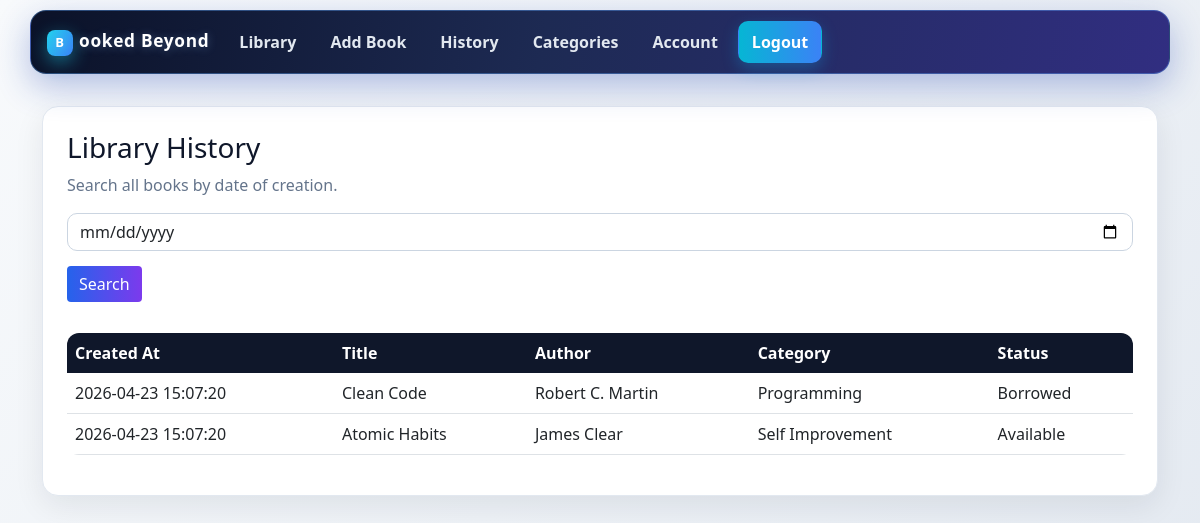
/History.php (signed in), run on the app's committed database.
### tables this page shows
CREATE TABLE `books` (
  `ID` int(11) NOT NULL AUTO_INCREMENT,
  `User_ID` int(11) NOT NULL,
  `Title` varchar(200) NOT NULL,
  `Author` varchar(150) NOT NULL,
  `Category_ID` int(11) NOT NULL,
  `Publish_Year` varchar(20) DEFAULT NULL,
  `Status` enum('Available','Borrowed') NOT NULL DEFAULT 'Available',
  `Description` text DEFAULT NULL,
  `Created_At` datetime NOT NULL DEFAULT current_timestamp(),
  PRIMARY KEY (`ID`),
  KEY `User_ID` (`User_ID`),
  KEY `Category_ID` (`Category_ID`),
  CONSTRAINT `books_user_fk` FOREIGN KEY (`User_ID`) REFERENCES `users` (`ID`) ON DELETE CASCADE,
  CONSTRAINT `books_category_fk` FOREIGN KEY (`Category_ID`) REFERENCES `categories` (`ID`) ON DELETE RESTRICT
);

CREATE TABLE `categories` (
  `ID` int(11) NOT NULL AUTO_INCREMENT,
  `Name` varchar(120) NOT NULL,
  `User_ID` int(11) NOT NULL,
  PRIMARY KEY (`ID`),
  KEY `User_ID` (`User_ID`),
  CONSTRAINT `categories_user_fk` FOREIGN KEY (`User_ID`) REFERENCES `users` (`ID`) ON DELETE CASCADE
);

### History.php (the view, shortened to what this page needs)
<?php
include("ConfigDB.php");
$UserID = (int)$_SESSION["UserID"];
$HistoryQuery = "SELECT books.Title, books.Author, categories.Name AS CategoryName, books.Status, books.Created_At
                 FROM books INNER JOIN categories ON books.Category_ID = categories.ID
                 WHERE books.User_ID = $UserID";
$HistoryQuery .= " ORDER BY books.Created_At DESC";
$HistoryRows = mysqli_query($DB, $HistoryQuery);
?>
<!DOCTYPE html>
<html lang="en">
<head>
</head>
<body>
    <div class="container mt-4">
        <div class="main-card">
        <h3>Library History</h3>
        <p class="soft-text">Search all books by date of creation.</p>
        <form action="" method="POST" class="mb-3">
            <input class="form-control" required type="date" name="WantedDate" id="">
            <button style="margin:15px 0" type="submit" name="SearchBTN" class="btn btn-primary">Search</button>
        </form>
        <table class="table table-hover bg-white">
            <thead>
            <tr>
                <th>Created At</th>
                <th>Title</th>
                <th>Author</th>
                <th>Category</th>
                <th>Status</th>
            </tr>
            </thead>
            <tbody>
            <?php foreach ($HistoryRows as $Row): ?>
                <tr>
                    <td><?php echo htmlspecialchars($Row["Created_At"]); ?></td>
                    <td><?php echo htmlspecialchars($Row["Title"]); ?></td>
                    <td><?php echo htmlspecialchars($Row["Author"]); ?></td>
                    <td><?php echo htmlspecialchars($Row["CategoryName"]); ?></td>
                    <td><?php echo htmlspecialchars($Row["Status"]); ?></td>
                </tr>
            <?php endforeach; ?>
            </tbody>
        </table>
        </div>
    </div>
</body>
</html>

### assets/css/theme.css (style rules this page uses)
:root { --bg: #0b1020; --bg-soft: #1a1f35; --card: #ffffff; --text: #0f172a; --muted: #64748b; --primary: #2563eb; --primary-2: #7c3aed; }
body { background: linear-gradient(135deg, #f8fafc 0%, #e2e8f0 100%); min-height: 100vh; color: var(--text); }
.main-card { background: var(--card); border-radius: 16px; border: 1px solid #e2e8f0; box-shadow: 0 10px 30px rgba(15, 23, 42, 0.08); padding: 24px; }
.btn-primary { background: linear-gradient(90deg, var(--primary), var(--primary-2)); border: none; }
.form-control, .custom-select { border-radius: 10px; border: 1px solid #cbd5e1; }
.table { border-radius: 12px; overflow: hidden; }
.table thead th { background: #0f172a; color: #fff; border: none; }
.soft-text { color: var(--muted); }

### data on the page
books: Created_At "2026-04-23 15:07:20", Title "Clean Code", Author "Robert C. Martin", Category_ID.Name "Programming", Status "Borrowed"
books: Created_At "2026-04-23 15:07:20", Title "Atomic Habits", Author "James Clear", Category_ID.Name "Self Improvement", Status "Available"
